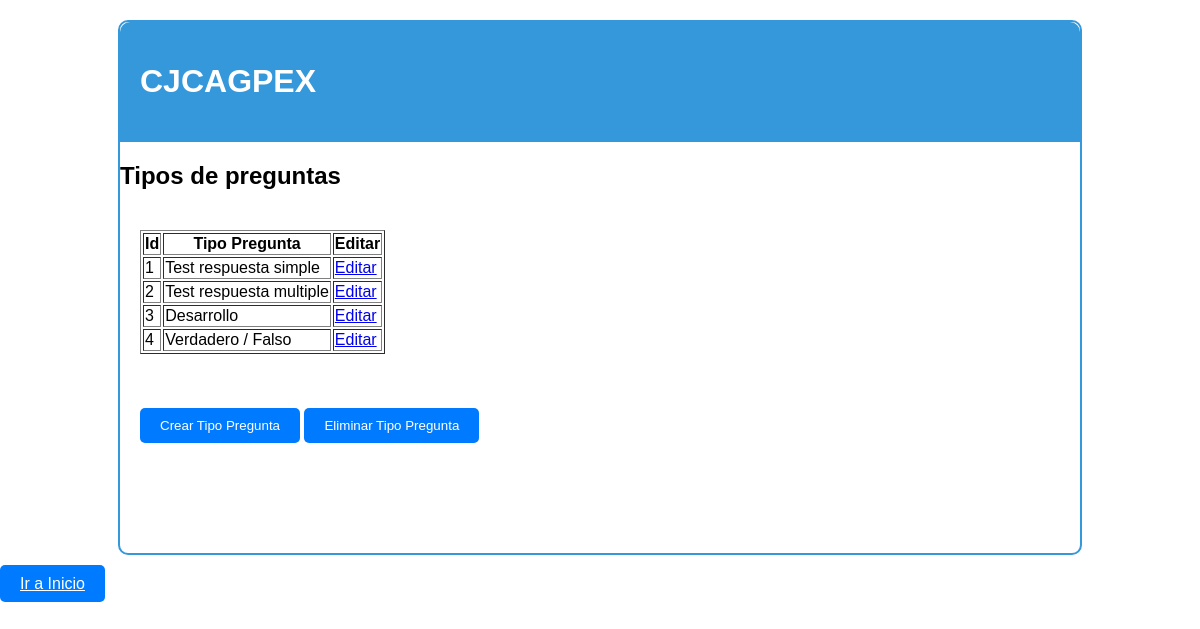
Page /tipospreguntas.php on the committed database.
### tables this page shows
CREATE TABLE TiposPreguntas (
    id INT AUTO_INCREMENT PRIMARY KEY,
    nombre VARCHAR(50) NOT NULL
);

### tipospreguntas.php (the view, shortened to what this page needs)
<?php
$servername = "localhost";
$username = "root";
$password = "zero_krawen83";
$database = "bd_plataforma_examenes";
$conn = new mysqli($servername, $username, $password, $database);
$sql = "SELECT tipospreguntas.id AS ID, tipospreguntas.nombre AS tipo
        FROM tipospreguntas
        ORDER BY tipospreguntas.id";
$result = $conn->query($sql);
?>
<!DOCTYPE html>
<html lang="es">
<head>
    <link rel="stylesheet" href="css\estilogeneral.css">
</head>
<body>
<div class="contenedor">
    <header class="cabecera">
        <h1>CJCAGPEX</h1>
    </header>
    <h2>Tipos de preguntas</h2>
    <main class="area-trabajo">
    <table border="1">
        <tr>
            <th>Id</th>
            <th>Tipo Pregunta</th>
            <th>Editar</th>
        </tr>
        <?php
            $previous_id = null;
            if ($result->num_rows > 0) {
            while($row = $result->fetch_assoc()) {
            if ($row["ID"] != $previous_id) {
            echo "<tr>";
            echo "<td>" . $row["ID"] . "</td>";
            echo "<td>" . $row["tipo"] . "</td>";
            echo "<td><a href='editar_tipo.php?id=" . $row["ID"] . "'>Editar</a></td>";
            echo "</tr>";
            } else {
            echo "<td></td><td></td>";
        }
        $previous_id = $row["ID"];
    }
} else {
    echo "<tr><td colspan='4'>No se encontraron resultados</td></tr>";
}
?>
    </table>
    <br><br><br>
    <button onclick="crearTipo()" class="boton">Crear Tipo Pregunta</button>
    <button onclick="eliminarTipo()" class="boton">Eliminar Tipo Pregunta</button>
    <br><br><br>
    <br><br><br>
    </main>
    </div>
</body>
<footer>
<a href="inicio.php" class="boton">Ir a Inicio</a>
</footer>
</html>

### css/estilogeneral.css (style rules this page uses)
body { margin: 0; padding: 0; font-family: Arial, sans-serif; }
.contenedor { width: 80%; margin: 20px auto; border: 2px solid #3498db; border-radius: 10px; }
.cabecera { background-color: #3498db; color: white; padding: 20px; border-top-left-radius: 10px; border-top-right-radius: 10px; }
.area-trabajo { padding: 20px; overflow-x: auto; }
.boton { background-color: #007bff; color: #fff; border: none; padding: 10px 20px; border-radius: 5px; cursor: pointer; }

### rows in the picture
tipospreguntas: id "1", nombre "Test respuesta simple"
tipospreguntas: id "2", nombre "Test respuesta multiple"
tipospreguntas: id "3", nombre "Desarrollo"
tipospreguntas: id "4", nombre "Verdadero / Falso"
